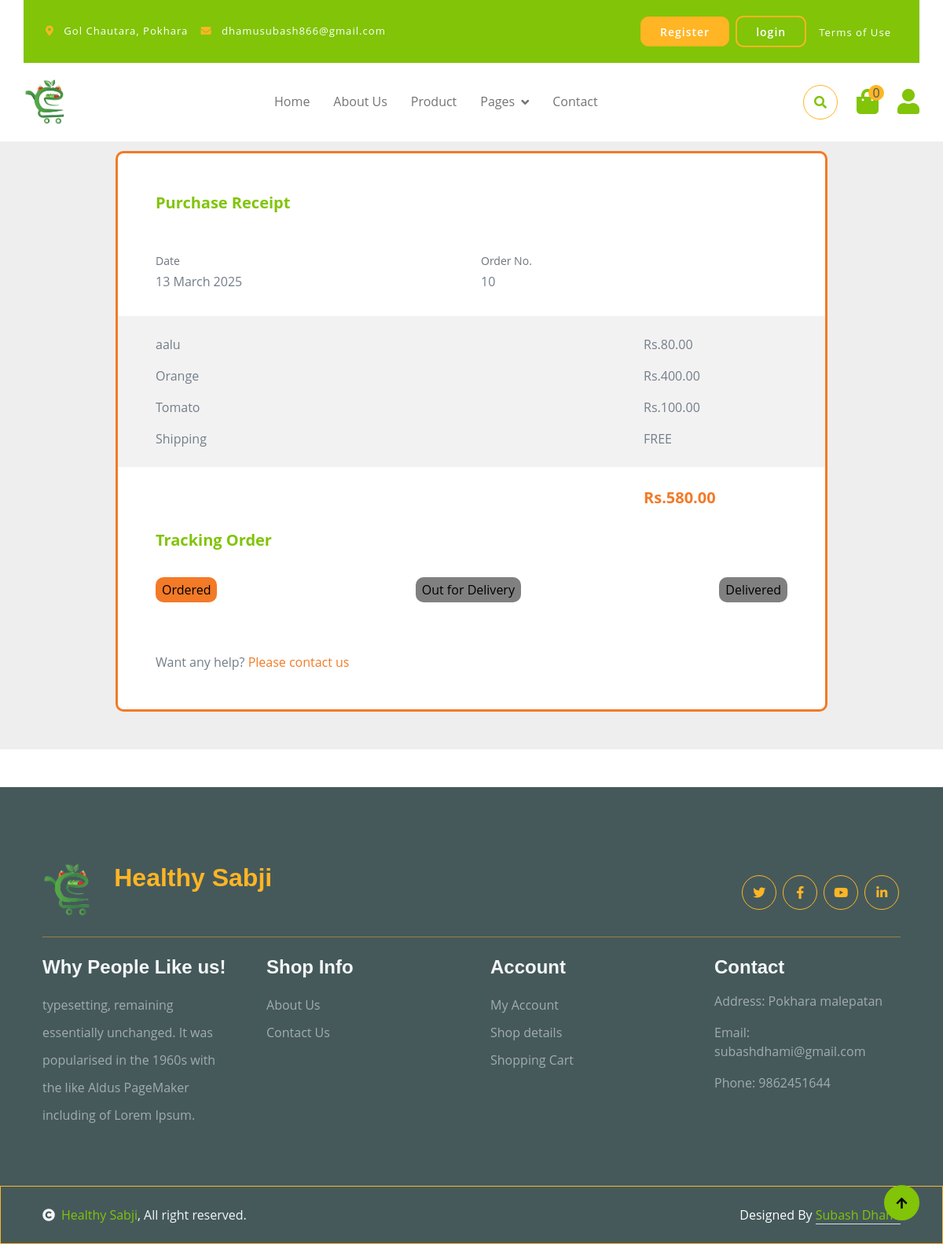
Page /order_track/10 on the committed database.
### orders/models.py (models this page shows, shortened)
class Order(models.Model):
    user = models.ForeignKey('accounts.CustomUser', on_delete=models.CASCADE)
    delivery_person = models.ForeignKey('accounts.CustomUser', on_delete=models.CASCADE, related_name='deliveries',limit_choices_to={'is_delivery_person': True},null=True, blank=True)
    order_date = models.DateTimeField(auto_now_add=True)
    location = models.ForeignKey('Location', on_delete=models.CASCADE,null=True, blank=True)
    status = models.CharField(max_length=10,choices=order_choices)
    payment = models.ForeignKey('Payment', on_delete=models.CASCADE, null=True, blank=True)
    evidence = models.ImageField(upload_to='evidence/',null=True, blank=True)
    created_at = models.DateTimeField(auto_now_add=True)

class OrderItem(models.Model):
    order = models.ForeignKey(Order, on_delete=models.CASCADE,related_name='items')
    product = models.ForeignKey('sabji.Product', on_delete=models.CASCADE)
    quantity = models.PositiveIntegerField()
    price = models.DecimalField(max_digits=10, decimal_places=2)

class Payment(models.Model):
    amount = models.DecimalField(max_digits=10, decimal_places=2)
    signature = models.CharField(max_length=100,null=True, blank=True)
    payment_date = models.DateTimeField(auto_now_add=True)
    payment_method = models.CharField(max_length=20)
    payment_uuid = models.CharField(max_length=50)
    status = models.CharField(max_length=10,choices=payment_choices)

### sabji/models.py (models this page shows, shortened)
class Product(models.Model):
    name = models.CharField(max_length=100)
    price = models.IntegerField(help_text='Price per kilo')
    pre_discount_price = models.IntegerField(blank=True, null=True)
    description = models.TextField()
    image = models.ImageField(upload_to='product_images/')
    quantity = models.IntegerField()
    category = models.ForeignKey('Category', on_delete=models.SET_NULL, related_name='products',null=True)

### orders/views.py (the view)
# urls.py: path('order_track/<int:order_id>',views.order_track,name="order_track"),
def order_track(request,order_id):
    order = Order.objects.get(id=order_id)
    context = {
        'order':order,
        }
    return render(request,'user/order_track.html', context)

### sabji/processors.py (called while the page is built)
def productprocessor(request):
    products = Product.objects.filter(quantity__gt=0)
    lowest_price = products.filter(quantity__gt=0).order_by('price').first()
    return {'products': products, 'lowest_price': lowest_price}

def categoryprocessor(request):
    categories = Category.objects.all()
    return {'categories': categories}

def discountprocessor(request):
    discounted_products = Product.objects.filter(pre_discount_price__gt=0)
    return {'discounted_products': discounted_products}

def cartprocessor(request):
    cart_count = 0
    if request.user.is_authenticated:
        cart_count = request.user.cart_items.filter(active=True).count()
    return {'cart_count': cart_count}

### templates/user/order_track.html
{% extends 'base.html' %}
{% block content %}
<section class="h-100 mt-5" style="background-color: #eee;">
    <div class="container py-5">
      <div class="row d-flex justify-content-center align-items-center mt-5 h-100">
        <div class="col-lg-12 col-xl-10">
          <div class="card border-top border-bottom border-3 mt-5" style="border-color: #f37a27 !important;">
            <div class="card-body p-5">
              <p class="lead fw-bold mb-5 text-primary">Purchase Receipt</p>
              <div class="row">
                <div class="col mb-3">
                  <p class="small text-muted mb-1">Date</p>
                  <p>{{ order.order_date|date:"d F Y" }}</p>
                </div>
                <div class="col mb-3">
                  <p class="small text-muted mb-1">Order No.</p>
                  <p>{{ order.id }}</p>
                </div>
              </div>
              <div class="mx-n5 px-5 py-4" style="background-color: #f2f2f2;">
                {% for item in order.items.all %}
                <div class="row">
                  <div class="col-md-8 col-lg-9">
                    <p>{{ item.product.name }}</p>
                  </div>
                  <div class="col-md-4 col-lg-3">
                    <p>Rs.{{ item.price }}</p>
                  </div>
                </div>
                {% endfor %}
                <div class="row">
                  <div class="col-md-8 col-lg-9">
                    <p class="mb-0">Shipping</p>
                  </div>
                  <div class="col-md-4 col-lg-3">
                    <p class="mb-0">FREE</p>
                  </div>
                </div>
              </div>
              <div class="row my-4">
                <div class="col-md-4 offset-md-8 col-lg-3 offset-lg-9">
                  <p class="lead fw-bold mb-0" style="color: #f37a27;">Rs.{{ order.payment.amount }}</p>
                </div>
              </div>
              <p class="lead fw-bold mb-4 pb-2 text-primary">Tracking Order</p>
              <div class="row">
                <div class="col-lg-12">
                  <div class="horizontal-timeline">
                    <ul class="list-inline items d-flex justify-content-between">
                      <li class="list-inline-item items-list">
                        <p class="py-1 px-2 rounded text-black"
                        style="background-color: {% if order.status == 'P' %}#f37a27{% else %}gray{% endif %};">Ordered</p>
                      </li>
                      <li class="list-inline-item items-list">
                        <p class="py-1 px-2 rounded text-black"
                        style="background-color: {% if order.status == 'OD' %}#f37a27{% else %}gray{% endif %};">Out for Delivery</p>
                      </li>
                      <li class="list-inline-item items-list">
                        <p class="py-1 px-2 rounded text-black"
                        style="background-color: {% if order.status == 'D' %}#f37a27{% else %}gray{% endif %};">Delivered</p>
                      </li>
                    </ul>
                  </div>
                </div>
              </div>
              <p class="mt-4 pt-2 mb-0">Want any help? <a href="#!" style="color: #f37a27;">Please contact us</a></p>
            </div>
          </div>
        </div>
      </div>
    </div>
  </section>
  {% endblock %}

### rows in the picture
Order: order_date "13 March 2025", id "10", payment.amount "580.00"
OrderItem: product.name "aalu", price "80.00"
OrderItem: product.name "Orange", price "400.00"
OrderItem: product.name "Tomato", price "100.00"

### other values in the picture
{{ cart_count }} "0"
